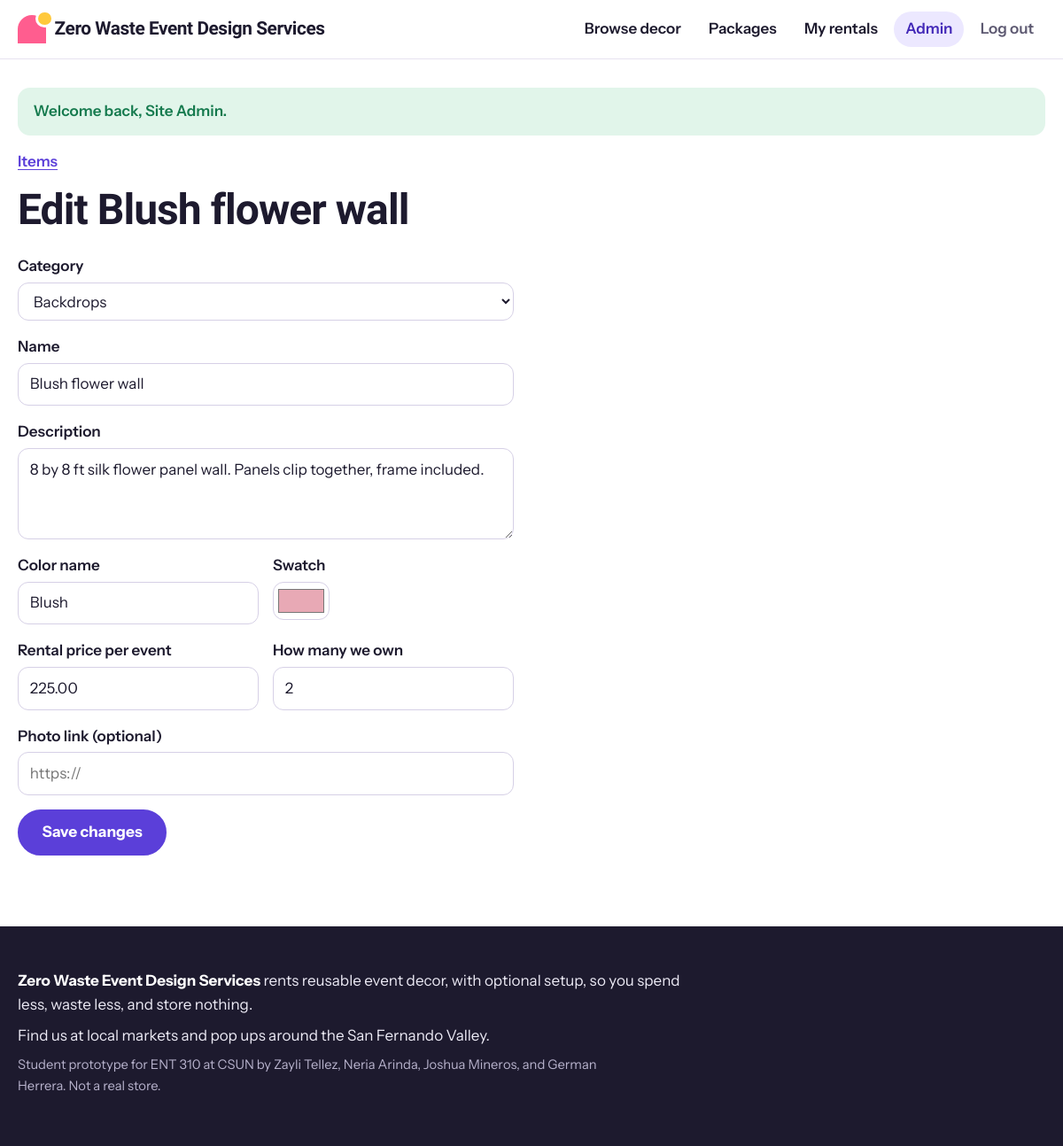
Page /admin/item-form.php?id=2 (signed in) on the committed database.
### tables this page shows
CREATE TABLE items (
  id          INT AUTO_INCREMENT PRIMARY KEY,
  category_id INT NOT NULL,
  name        VARCHAR(120) NOT NULL,
  description TEXT NOT NULL,
  color_name  VARCHAR(40)  NOT NULL DEFAULT 'Assorted',
  color_hex   CHAR(7)      NOT NULL DEFAULT '#CCCCCC',
  price       DECIMAL(8,2) NOT NULL,           
  quantity    INT NOT NULL DEFAULT 1,          
  image_url   VARCHAR(500) NULL,
  is_active   TINYINT(1) NOT NULL DEFAULT 1,
  created_at  TIMESTAMP NOT NULL DEFAULT CURRENT_TIMESTAMP,
  FOREIGN KEY (category_id) REFERENCES categories(id)
);

CREATE TABLE categories (
  id    INT AUTO_INCREMENT PRIMARY KEY,
  name  VARCHAR(60) NOT NULL,
  slug  VARCHAR(60) NOT NULL UNIQUE
);

### includes/bootstrap.php (called while the page is built, shortened)
<?php
function db(): PDO
{
    static $pdo = null;
    if ($pdo === null) {
        $dsn = 'mysql:host=' . DB_HOST . ';port=' . DB_PORT . ';dbname=' . DB_NAME . ';charset=utf8mb4';
        $pdo = new PDO($dsn, DB_USER, DB_PASS, [
            PDO::ATTR_ERRMODE            => PDO::ERRMODE_EXCEPTION,
            PDO::ATTR_DEFAULT_FETCH_MODE => PDO::FETCH_ASSOC,
            PDO::ATTR_EMULATE_PREPARES   => false,
        ]);
    }
    return $pdo;
}
function base_url(): string
{
    static $base = null;
    if ($base === null) {
        $script = $_SERVER['SCRIPT_NAME'] ?? '';
        $dir = str_replace('\\', '/', dirname($script));
        if (substr($dir, -6) === '/admin') {
            $dir = substr($dir, 0, -6);
        }
        $base = rtrim($dir, '/');
    }
    return $base;
}
function url(string $path = ''): string
{
    return base_url() . '/' . ltrim($path, '/');
}
function e(?string $text): string
{
    return htmlspecialchars((string) $text, ENT_QUOTES, 'UTF-8');
}
    ob_start(); ?>

### public/admin/item-form.php (the view, shortened to what this page needs)
<?php
require __DIR__ . '/../../includes/bootstrap.php';
$id = (int) ($_GET['id'] ?? 0);
$item = [
    'category_id' => '', 'name' => '', 'description' => '', 'color_name' => '',
    'color_hex' => '#CCCCCC', 'price' => '', 'quantity' => 1, 'image_url' => '',
];
if ($id) {
    $stmt = db()->prepare('SELECT * FROM items WHERE id = ?');
    $stmt->execute([$id]);
    $found = $stmt->fetch();
    $item = $found;
}
$categories = db()->query('SELECT * FROM categories ORDER BY name')->fetchAll();
require __DIR__ . '/../../includes/header.php';
?>
<p class="crumbs"><a href="<?= e(url('admin/items.php')) ?>">Items</a></p>
<h1><?= $id ? 'Edit ' . e($item['name']) : 'Add an item' ?></h1>
<form method="post" class="stack-form narrow">
  <label>Category
    <select name="category_id" required>
      <?php foreach ($categories as $c): ?>
        <option value="<?= (int) $c['id'] ?>" <?= (int) $item['category_id'] === (int) $c['id'] ? 'selected' : '' ?>><?= e($c['name']) ?></option>
      <?php endforeach; ?>
    </select>
  </label>
  <label>Name <input name="name" value="<?= e($item['name']) ?>" required maxlength="120"></label>
  <label>Description <textarea name="description" rows="3" required><?= e($item['description']) ?></textarea></label>
  <div class="two-col">
    <label>Color name <input name="color_name" value="<?= e($item['color_name']) ?>" required maxlength="40"></label>
    <label>Swatch <input type="color" name="color_hex" value="<?= e($item['color_hex']) ?>"></label>
  </div>
  <div class="two-col">
    <label>Rental price per event <input type="number" name="price" value="<?= e((string) $item['price']) ?>" min="0" step="0.01" required></label>
    <label>How many we own <input type="number" name="quantity" value="<?= (int) $item['quantity'] ?>" min="0" required></label>
  </div>
  <label>Photo link (optional) <input type="url" name="image_url" value="<?= e((string) $item['image_url']) ?>" placeholder="https://"></label>
  <button type="submit" class="btn btn-big"><?= $id ? 'Save changes' : 'Add item' ?></button>
</form>
<?php require __DIR__ . '/../../includes/footer.php'; ?>

### public/assets/style.css (style rules this page uses)
:root { --bg: #FFFFFF; --wash: #F4F1FF; --ink: #1D1A2E; --muted: #5E5A72; --line: #E6E2F0; --grape: #5B3FD9; --grape-dark: #4329B8; --grape-soft: #ECE8FF; --pink: #FF5D8F; --pink-soft: #FFE6EE; --sun: #FFC93C; --sun-soft: #FFF4D6; --leaf: #157A4E; --leaf-soft: #E1F5EA; --berry: #C7254E; --berry-soft: #FDE8EE; --display: "Bricolage Grotesque", "Segoe UI", system-ui, sans-serif; --body: "Instrument Sans", "Segoe UI", system-ui, sans-serif; --r-card: 22px; --r-input: 12px; --gap: clamp(1rem, 3vw, 1.5rem); --shadow: 0 1px 2px rgba(29, 26, 46, 0.06), 0 8px 24px rgba(29, 26, 46, 0.06); }
*, *::before, *::after { box-sizing: border-box; }
html { -webkit-text-size-adjust: 100%; }
body { margin: 0; background: var(--bg); color: var(--ink); font: 400 1.0625rem/1.6 var(--body); }
a { color: var(--grape); text-underline-offset: 0.18em; }
h1, h2, h3 { font-family: var(--display); font-weight: 800; line-height: 1.05; letter-spacing: -0.02em; margin: 0 0 0.5em; }
h1 { font-size: clamp(2.1rem, 4.5vw, 3rem); }
p { margin: 0 0 1rem; max-width: 68ch; }
.btn { display: inline-flex; align-items: center; justify-content: center; background: var(--grape); color: #fff; border: 2px solid var(--grape); border-radius: 999px; padding: 0.6rem 1.25rem; font: 700 1rem/1.2 var(--body); text-decoration: none; cursor: pointer; transition: transform 0.15s ease, background-color 0.15s ease; }
.btn-big { padding: 0.85rem 1.6rem; font-size: 1.08rem; }
input, select, textarea { font: inherit; color: var(--ink); padding: 0.6rem 0.8rem; border: 1.5px solid #D6D0E6; border-radius: var(--r-input); background: #fff; max-width: 100%; }
input[type="color"] { padding: 0.2rem; height: 2.7rem; width: 4rem; }
.stack-form { display: flex; flex-direction: column; gap: 1rem; }
.stack-form label { display: flex; flex-direction: column; gap: 0.3rem; font-weight: 600; }
.stack-form label input, .stack-form label textarea, .stack-form label select { font-weight: 400; }
.stack-form .btn { align-self: flex-start; }
.narrow { max-width: 560px; }
.two-col { display: grid; grid-template-columns: 1fr 1fr; gap: 1rem; }
.crumbs { margin-bottom: 1rem; font-weight: 600; }

### rows in the picture
items: name "Blush flower wall", category_id "Backdrops", description "8 by 8 ft silk flower panel wall. Panels clip together, frame included.", color_name "Blush", color_hex "#e8a9b5", price "225.00", quantity "2"

### other values in the picture
SITE_NAME "Zero Waste Event Design Services"
$label "Browse decor Packages My rentals Admin"
$f['message'] "Welcome back, Site Admin."
